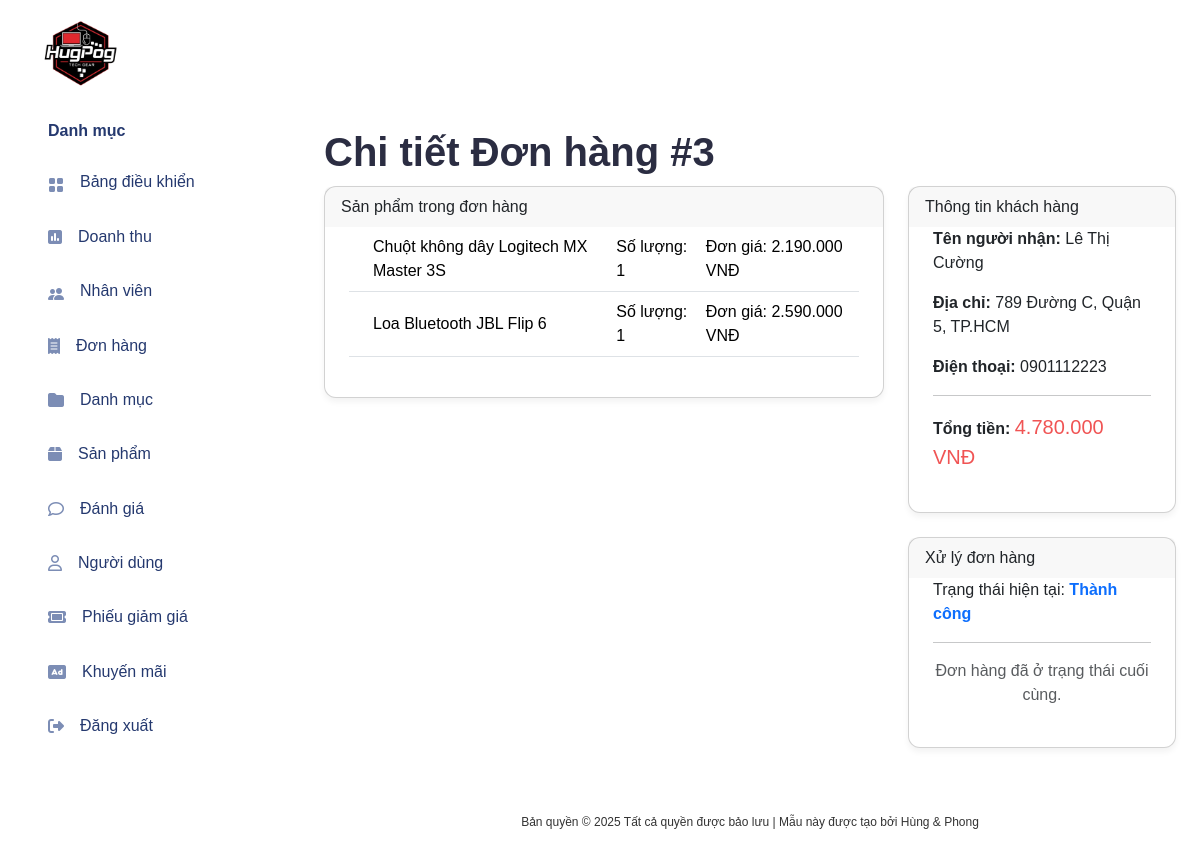
Page /public/admin/order_detail.php?id=3 (signed in) on the committed database.
### tables this page shows
CREATE TABLE `orders` (
  `id` int(11) NOT NULL,
  `user_id` int(11) NOT NULL,
  `customer_name` varchar(100) NOT NULL,
  `shipping_address` text NOT NULL,
  `phone` varchar(20) NOT NULL,
  `voucher_id` int(11) DEFAULT NULL,
  `voucher_code` varchar(50) DEFAULT NULL,
  `discount_amount` decimal(15,2) DEFAULT 0.00,
  `total_amount` decimal(15,2) NOT NULL,
  `status` enum('Chờ Xác nhận','Đã Xác nhận','Đang giao','Đã giao','Thành công','Đã hủy') NOT NULL DEFAULT 'Chờ Xác nhận',
  `created_at` datetime DEFAULT current_timestamp(),
  `updated_at` datetime DEFAULT current_timestamp() ON UPDATE current_timestamp()
);

CREATE TABLE `order_items` (
  `id` int(11) NOT NULL,
  `order_id` int(11) NOT NULL,
  `product_id` int(11) NOT NULL,
  `quantity` int(11) NOT NULL,
  `price` decimal(15,2) NOT NULL
);

CREATE TABLE `products` (
  `id` int(11) NOT NULL,
  `category_id` int(11) DEFAULT NULL,
  `name` varchar(200) NOT NULL,
  `brand` varchar(100) DEFAULT NULL,
  `description` text DEFAULT NULL,
  `price` decimal(15,2) NOT NULL,
  `stock` int(11) NOT NULL DEFAULT 0,
  `image_url` varchar(255) DEFAULT NULL,
  `status` enum('active','inactive') DEFAULT 'active',
  `created_at` datetime DEFAULT current_timestamp()
);

### public/admin/order_detail.php (called while the page is built, shortened)
<?php
$orderController = new OrderController();
$order = $orderController->showOrderDetailForAdmin();
include __DIR__ . '/../../view/admin/order_detail.php';

### models/OrderModel.php (called while the page is built, shortened)
<?php
class OrderModel
{
    public function getOrderDetailsById($orderId)
    {
        $conn = db_connect();
        $sqlOrder = "SELECT * FROM orders WHERE id = ?";
        $stmtOrder = $conn->prepare($sqlOrder);
        $stmtOrder->bind_param("i", $orderId);
        $stmtOrder->execute();
        $resultOrder = $stmtOrder->get_result();
        $orderInfo = $resultOrder->fetch_assoc();
        if ($orderInfo) {
            $sqlItems = "SELECT oi.quantity, oi.price, p.name, p.image_url
                         FROM order_items oi
                         JOIN products p ON oi.product_id = p.id
                         WHERE oi.order_id = ?";
            $stmtItems = $conn->prepare($sqlItems);
            $stmtItems->bind_param("i", $orderId);
            $stmtItems->execute();
            $resultItems = $stmtItems->get_result();
            $orderInfo['items'] = $resultItems->fetch_all(MYSQLI_ASSOC);
        }
        return $orderInfo;
    }
}

### includes/controllers/OrderController.php (called while the page is built, shortened)
<?php
class OrderController
{
    public function showOrderDetailForAdmin()
    {
        if (isset($_GET['id']) && is_numeric($_GET['id'])) {
            $orderId = intval($_GET['id']);
            $orderModel = new OrderModel();
            return $orderModel->getOrderDetailsById($orderId);
        }
        return null;
    }
}

### view/admin/order_detail.php (the view, shortened to what this page needs)
<!DOCTYPE html>
<html lang="vi">
<head>
    <link href="https://cdn.jsdelivr.net/npm/bootstrap@5.3.2/dist/css/bootstrap.min.css" rel="stylesheet">
    <link href="https://cdnjs.cloudflare.com/ajax/libs/font-awesome/6.4.2/css/all.min.css" rel="stylesheet">
    <link rel="stylesheet" href="<?php echo BASE_URL; ?>public/css/style.css">
    <link rel="stylesheet" href="<?php echo BASE_URL; ?>public/css/app.css">
</head>
<body>
    <?php include __DIR__ . '../../layout/sidebar.php'; ?>
    <div id="main" class="p-4">
        <h1 class="mt-4">Chi tiết Đơn hàng #<?php echo $order['id']; ?></h1>
        <?php if ($order): ?>
            <div class="row">
                <div class="col-md-8">
                    <div class="card mb-4">
                        <div class="card-header">Sản phẩm trong đơn hàng</div>
                        <div class="card-body">
                            <table class="table">
                                <tbody>
                                    <?php foreach ($order['items'] as $item): ?>
                                        <tr>
                                            <td><img src="<?php echo BASE_URL . 'public/' . ($item['image_url'] ?? 'images/default.png'); ?>" alt="" width="50"></td>
                                            <td><?php echo htmlspecialchars($item['name']); ?></td>
                                            <td>Số lượng: <?php echo $item['quantity']; ?></td>
                                            <td>Đơn giá: <?php echo number_format($item['price'], 0, ',', '.'); ?> VNĐ</td>
                                        </tr>
                                    <?php endforeach; ?>
                                </tbody>
                            </table>
                        </div>
                    </div>
                </div>
                <div class="col-md-4">
                    <div class="card mb-4">
                        <div class="card-header">Thông tin khách hàng</div>
                        <div class="card-body">
                            <p><strong>Tên người nhận:</strong> <?php echo htmlspecialchars($order['customer_name']); ?></p>
                            <p><strong>Địa chỉ:</strong> <?php echo htmlspecialchars($order['shipping_address']); ?></p>
                            <p><strong>Điện thoại:</strong> <?php echo htmlspecialchars($order['phone']); ?></p>
                            <hr>
                            <p><strong>Tổng tiền:</strong> <span class="fs-5 text-danger"><?php echo number_format($order['total_amount'], 0, ',', '.'); ?> VNĐ</span></p>
                        </div>
                    </div>
                    <div class="card">
                        <div class="card-header">Xử lý đơn hàng</div>
                        <div class="card-body">
                            <p>Trạng thái hiện tại: <strong class="text-primary"><?php echo htmlspecialchars($order['status']); ?></strong></p>
                            <hr>
                            <div class="d-grid gap-2">
                                <?php
                                if ($order['status'] !== 'Thành công' && $order['status'] !== 'Đã hủy'):
                                ?>
                                    <form action="process_order.php" method="POST" class="d-grid">
                                        <input type="hidden" name="order_id" value="<?php echo $order['id']; ?>">
                                        <input type="hidden" name="action" value="progress">
                                        <button type="submit" class="btn btn-success">
                                            <?php
                                            switch ($order['status']) {
                                                case 'Chờ Xác nhận':
                                                    echo 'Xác nhận Đơn hàng';
                                                    break;
                                                case 'Đã Xác nhận':
                                                    echo 'Bắt đầu Giao hàng';
                                                    break;
                                                case 'Đang giao':
                                                    echo 'Đã Giao hàng';
                                                    break;
                                                case 'Đã giao':
                                                    echo 'Hoàn thành Đơn hàng';
                                                    break;
                                            }
                                            ?>
                                        </button>
                                    </form>
                                    <?php if ($order['status'] === 'Chờ Xác nhận' || $order['status'] === 'Đã Xác nhận'): ?>
                                        <form action="process_order.php" method="POST" class="d-grid">
                                            <input type="hidden" name="order_id" value="<?php echo $order['id']; ?>">
                                            <input type="hidden" name="action" value="cancel">
                                            <button type="submit" class="btn btn-danger">Hủy đơn hàng</button>
                                        </form>
                                    <?php endif; ?>
                                <?php else: ?>
                                    <p class="text-muted text-center">Đơn hàng đã ở trạng thái cuối cùng.</p>
                                <?php endif; ?>
                            </div>
                        </div>
                    </div>
                </div>
            </div>
        <?php else: ?>
            <p>Không tìm thấy đơn hàng.</p>
        <?php endif; ?>
        <div class="py-6 px-6 text-center">
                <span class="copyright">
                    Bản quyền &copy;
                    Tất cả quyền được bảo lưu | Mẫu này được tạo bởi Hùng & Phong
                </span>
            </div>
    </div>
</body>
</html>

### rows in the picture
orders: id "3", customer_name "Lê Thị Cường", shipping_address "789 Đường C, Quận 5, TP.HCM", phone "0901112223", total_amount "4.780.000", status "Thành công"
order_items: product.name "Chuột không dây Logitech MX Master 3S", quantity "1", price "2.190.000"
order_items: product.name "Loa Bluetooth JBL Flip 6", quantity "1", price "2.590.000"
